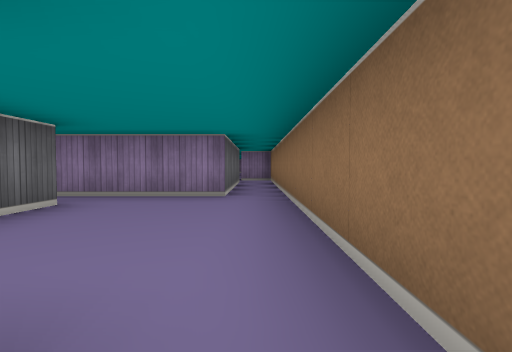
view 1 (above)

12 first-person views from a walk through a cub3D ray-caster map. The camera is about half as high as the walls, tilts 2° down and sees 85° across. The floor is counted in squares. Each view is taken from the middle of a square. On the plan, view 1 faces up. The plan holds only what a view shows up to about 9 squares ahead; the rest is blank. The place goes on beyond the plan.

view 2
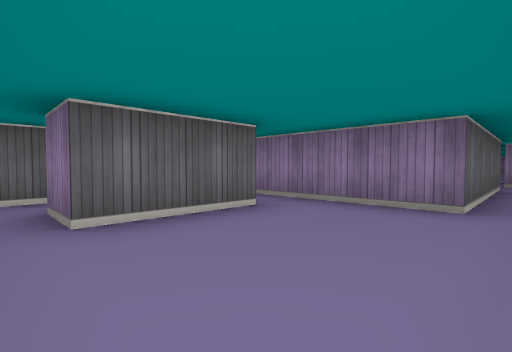

view 3
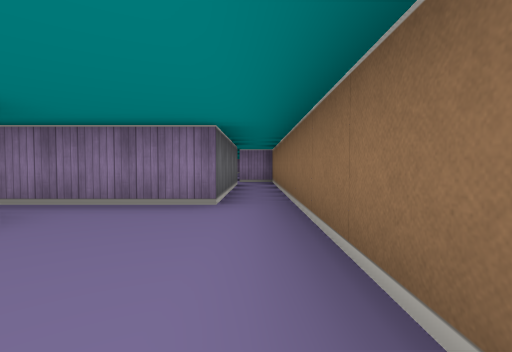

view 4
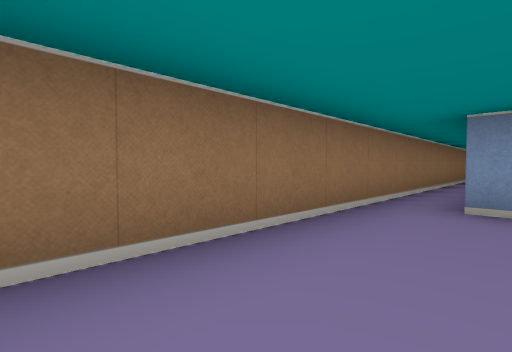

view 5
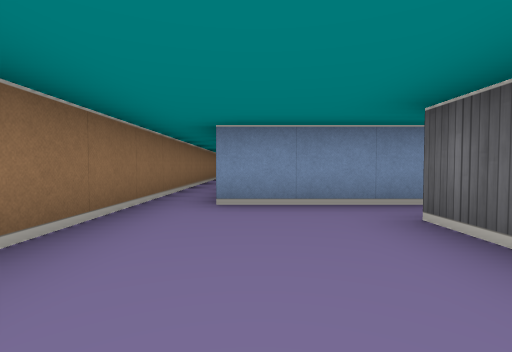

view 6
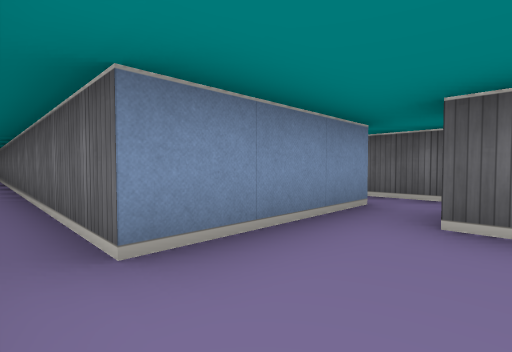

view 7
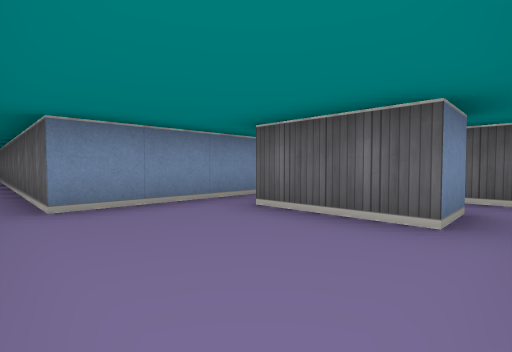

view 8
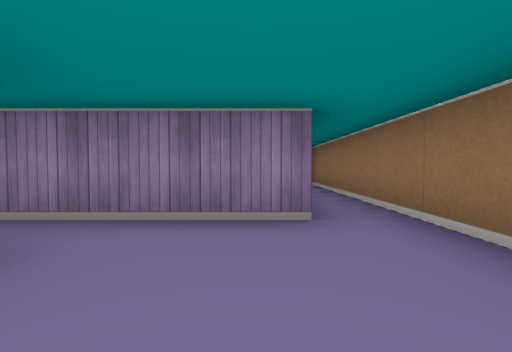

view 9
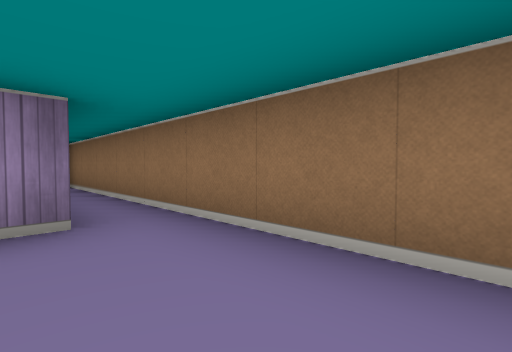

view 10
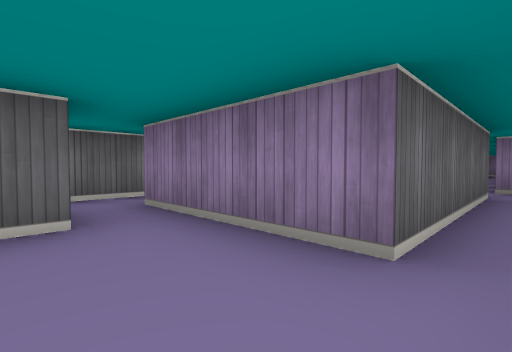

view 11
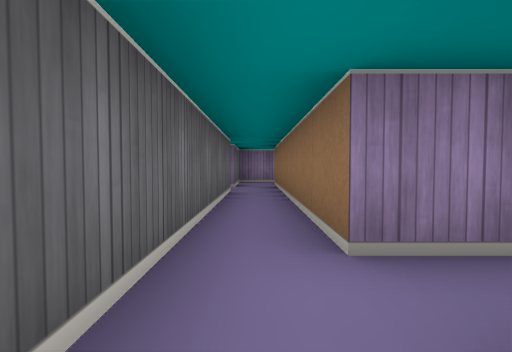

view 12
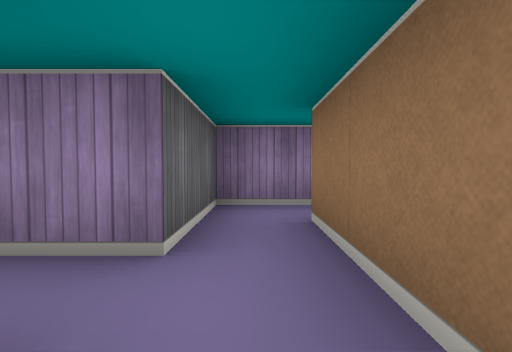

### Floor plan
Points are (right, up) in squares from view 1. A wall is a line through its corners. A room is listed if a view was taken in it or the views show most of it. See-through windows are left out.
Room 1 (views 1, 2, 3, 4, 5, 6, 7, 8, 9, 10)
walls: (-2.5, 0.5) (-0.5, 0.5) (-0.5, -9.5); (0.5, -6.5) (0.5, 8.5); (-2.5, 3.5) (-2.5, 1.5); (-0.5, 8.5) (-0.5, 4.5) (-2.5, 4.5)
ways out: opening at (-3, 1) to room 2; opening at (-3, 4) to room 3; opening at (0, 8)
Room 2 (view 11)
walls: (-3.5, 0.5) (-2.5, 0.5); (-2.5, 1.5) (-3.5, 1.5); (-4.5, 1.8) (-4.5, 0)
ways out: opening at (-3, 1) to room 1; opening at (-4, 2.5) to room 3
Room 3 (view 12)
walls: (-4.5, 8.5) (-4.5, 3.2); (-2.5, 4.5) (-3.5, 4.5) (-3.5, 10.5); (-3.6, 3.5) (-2.5, 3.5); (-4.5, 10.5) (-4.5, 9.5)
ways out: opening at (-3, 4) to room 1; opening at (-4, 2.5) to room 2; opening at (-5, 9); opening at (-4, 10)

Positions as (right, up) in squares from view 1, and headings:
1: (0, 0), facing up
2: (0, 1), facing up-left
3: (0, 1), facing up
4: (-1, 4), facing down-right
5: (-1, 4), facing down
6: (0, 2), facing down-left
7: (0, 4), facing down-left
8: (-1, 2), facing up
9: (-1, 2), facing up-right
10: (0, 3), facing up-left
11: (-4, 3), facing up
12: (-4, 8), facing up
